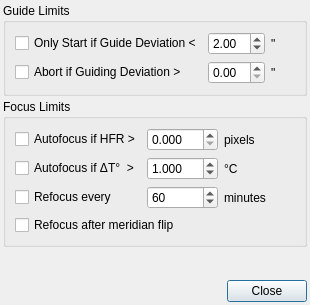
<?xml version="1.0" encoding="UTF-8"?>
<ui version="4.0">
 <class>Limits</class>
 <widget class="QDialog" name="Limits">
  <property name="geometry">
   <rect>
    <x>0</x>
    <y>0</y>
    <width>310</width>
    <height>305</height>
   </rect>
  </property>
  <property name="windowTitle">
   <string>Guide &amp; Focus Limits</string>
  </property>
  <layout class="QVBoxLayout" name="verticalLayout">
   <property name="spacing">
    <number>3</number>
   </property>
   <property name="leftMargin">
    <number>3</number>
   </property>
   <property name="topMargin">
    <number>3</number>
   </property>
   <property name="rightMargin">
    <number>3</number>
   </property>
   <property name="bottomMargin">
    <number>3</number>
   </property>
   <item>
    <widget class="QGroupBox" name="guideGroupBox">
     <property name="title">
      <string>Guide Limits</string>
     </property>
     <layout class="QGridLayout" name="gridLayout">
      <item row="0" column="1">
       <widget class="QDoubleSpinBox" name="startGuiderDriftN">
        <property name="enabled">
         <bool>true</bool>
        </property>
        <property name="decimals">
         <number>2</number>
        </property>
        <property name="maximum">
         <double>30.000000000000000</double>
        </property>
        <property name="singleStep">
         <double>0.500000000000000</double>
        </property>
        <property name="value">
         <double>2.000000000000000</double>
        </property>
       </widget>
      </item>
      <item row="1" column="2">
       <widget class="QLabel" name="textLabel1_2_4">
        <property name="toolTip">
         <string>Number of images to capture</string>
        </property>
        <property name="whatsThis">
         <string/>
        </property>
        <property name="text">
         <string>&quot;</string>
        </property>
       </widget>
      </item>
      <item row="1" column="0">
       <widget class="QCheckBox" name="limitGuideDeviationS">
        <property name="enabled">
         <bool>true</bool>
        </property>
        <property name="toolTip">
         <string>Abort sequence if guiding deviation exceed this value</string>
        </property>
        <property name="text">
         <string>Abort if Guiding Deviation &gt;</string>
        </property>
        <property name="checked">
         <bool>false</bool>
        </property>
       </widget>
      </item>
      <item row="0" column="0">
       <widget class="QCheckBox" name="startGuiderDriftS">
        <property name="enabled">
         <bool>true</bool>
        </property>
        <property name="toolTip">
         <string>Start capturing only if guide deviation is below the given threshold (ignored for previews)</string>
        </property>
        <property name="text">
         <string>Only Start if Guide Deviation &lt;</string>
        </property>
       </widget>
      </item>
      <item row="0" column="2">
       <widget class="QLabel" name="startGuiderDriftLabel">
        <property name="text">
         <string>&quot;</string>
        </property>
       </widget>
      </item>
      <item row="1" column="1">
       <widget class="QDoubleSpinBox" name="limitGuideDeviationN">
        <property name="enabled">
         <bool>true</bool>
        </property>
        <property name="decimals">
         <number>2</number>
        </property>
        <property name="maximum">
         <double>30.000000000000000</double>
        </property>
        <property name="singleStep">
         <double>0.500000000000000</double>
        </property>
       </widget>
      </item>
     </layout>
    </widget>
   </item>
   <item>
    <widget class="QGroupBox" name="focusGroupBox">
     <property name="title">
      <string>Focus Limits</string>
     </property>
     <layout class="QGridLayout" name="gridLayout_2">
      <item row="0" column="0">
       <widget class="QCheckBox" name="limitFocusHFRS">
        <property name="enabled">
         <bool>true</bool>
        </property>
        <property name="toolTip">
         <string>Perform autofocusing once Half-Flux-Radius (HFR) value exceeds this limit</string>
        </property>
        <property name="text">
         <string>Autofocus if HFR &gt;</string>
        </property>
       </widget>
      </item>
      <item row="0" column="1">
       <widget class="QDoubleSpinBox" name="limitFocusHFRN">
        <property name="enabled">
         <bool>true</bool>
        </property>
        <property name="decimals">
         <number>3</number>
        </property>
        <property name="minimum">
         <double>0.000000000000000</double>
        </property>
        <property name="maximum">
         <double>10.000000000000000</double>
        </property>
        <property name="singleStep">
         <double>0.100000000000000</double>
        </property>
        <property name="value">
         <double>0.000000000000000</double>
        </property>
       </widget>
      </item>
      <item row="0" column="2">
       <widget class="QLabel" name="textLabel1_2_5">
        <property name="toolTip">
         <string>Number of images to capture</string>
        </property>
        <property name="whatsThis">
         <string/>
        </property>
        <property name="text">
         <string>pixels</string>
        </property>
       </widget>
      </item>
      <item row="1" column="0">
       <widget class="QCheckBox" name="limitFocusDeltaTS">
        <property name="enabled">
         <bool>true</bool>
        </property>
        <property name="toolTip">
         <string>&lt;html&gt;&lt;head/&gt;&lt;body&gt;&lt;p&gt;Perform autofocus when the change in temperature since last focus exceeded this limit&lt;/p&gt;&lt;/body&gt;&lt;/html&gt;</string>
        </property>
        <property name="text">
         <string>Autofocus if ΔT°  &gt;</string>
        </property>
       </widget>
      </item>
      <item row="1" column="1">
       <widget class="QDoubleSpinBox" name="limitFocusDeltaTN">
        <property name="enabled">
         <bool>true</bool>
        </property>
        <property name="decimals">
         <number>3</number>
        </property>
        <property name="minimum">
         <double>0.100000000000000</double>
        </property>
        <property name="maximum">
         <double>10.000000000000000</double>
        </property>
        <property name="singleStep">
         <double>0.100000000000000</double>
        </property>
        <property name="value">
         <double>1.000000000000000</double>
        </property>
       </widget>
      </item>
      <item row="1" column="2">
       <widget class="QLabel" name="label_9">
        <property name="text">
         <string>°C</string>
        </property>
       </widget>
      </item>
      <item row="2" column="0">
       <widget class="QCheckBox" name="limitRefocusS">
        <property name="enabled">
         <bool>true</bool>
        </property>
        <property name="text">
         <string>Refocus every</string>
        </property>
       </widget>
      </item>
      <item row="2" column="1">
       <widget class="QSpinBox" name="limitRefocusN">
        <property name="enabled">
         <bool>true</bool>
        </property>
        <property name="minimum">
         <number>1</number>
        </property>
        <property name="maximum">
         <number>999</number>
        </property>
        <property name="value">
         <number>60</number>
        </property>
       </widget>
      </item>
      <item row="2" column="2">
       <widget class="QLabel" name="textLabel_1_2_7">
        <property name="text">
         <string>minutes</string>
        </property>
       </widget>
      </item>
      <item row="3" column="0" colspan="3">
       <widget class="QCheckBox" name="meridianRefocusS">
        <property name="toolTip">
         <string>&lt;html&gt;&lt;head/&gt;&lt;body&gt;&lt;p&gt;Perform autofocus after meridian flip&lt;/p&gt;&lt;/body&gt;&lt;/html&gt;</string>
        </property>
        <property name="text">
         <string>Refocus after meridian flip</string>
        </property>
       </widget>
      </item>
     </layout>
    </widget>
   </item>
   <item>
    <spacer name="verticalSpacer">
     <property name="orientation">
      <enum>Qt::Vertical</enum>
     </property>
     <property name="sizeHint" stdset="0">
      <size>
       <width>20</width>
       <height>40</height>
      </size>
     </property>
    </spacer>
   </item>
   <item>
    <widget class="QDialogButtonBox" name="buttonBox">
     <property name="orientation">
      <enum>Qt::Horizontal</enum>
     </property>
     <property name="standardButtons">
      <set>QDialogButtonBox::Close</set>
     </property>
    </widget>
   </item>
  </layout>
 </widget>
 <resources/>
 <connections>
  <connection>
   <sender>buttonBox</sender>
   <signal>accepted()</signal>
   <receiver>Limits</receiver>
   <slot>accept()</slot>
   <hints>
    <hint type="sourcelabel">
     <x>248</x>
     <y>254</y>
    </hint>
    <hint type="destinationlabel">
     <x>157</x>
     <y>274</y>
    </hint>
   </hints>
  </connection>
  <connection>
   <sender>buttonBox</sender>
   <signal>rejected()</signal>
   <receiver>Limits</receiver>
   <slot>reject()</slot>
   <hints>
    <hint type="sourcelabel">
     <x>316</x>
     <y>260</y>
    </hint>
    <hint type="destinationlabel">
     <x>286</x>
     <y>274</y>
    </hint>
   </hints>
  </connection>
 </connections>
</ui>
